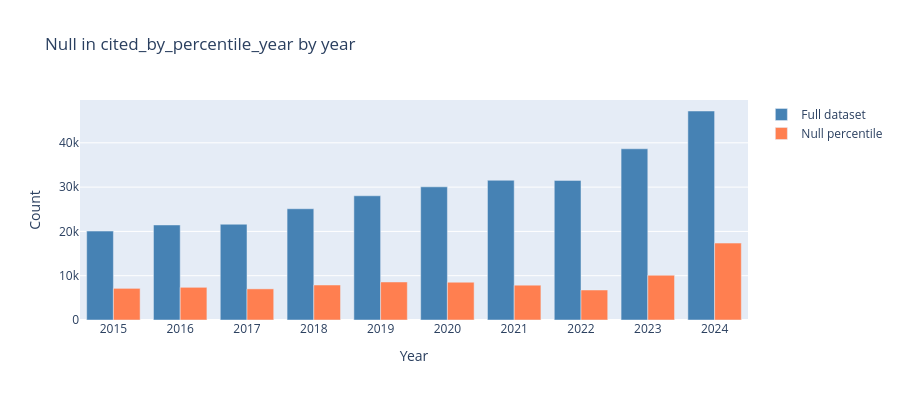
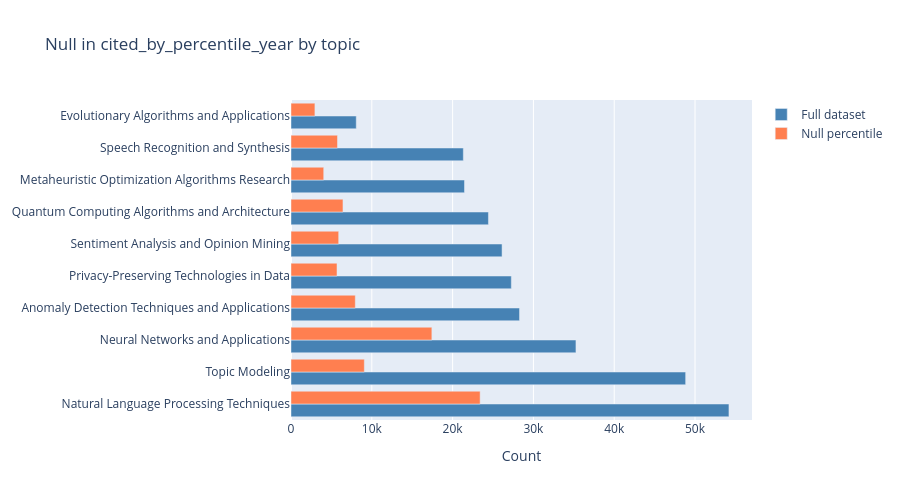

The code cell stored with these charts, in order, in its notebook:
### Markdown cell above
The biggest amount of nulls is in columns 'cited_by_percentile_year_min' and 'cited_by_percentile_year_max', it's almost 1/3 of the whole data.  
These columns are also not useful for the model bcause they are leaky and ill not be used as features.   
We can drop these two columns entirely, but first lets check their distribution through topics and years.

### Code cell
null_percentile = df[df['cited_by_percentile_year_min'].isnull() | df['cited_by_percentile_year_max'].isnull()]

year_full      = df['publication_year'].value_counts().sort_index()
year_null_perc = null_percentile['publication_year'].value_counts().sort_index()

topic_full      = df['topic_name'].value_counts()
topic_null_perc = null_percentile['topic_name'].value_counts()

# Chart 1 — by year
fig_year = go.Figure()
fig_year.add_trace(go.Bar(name='Full dataset',    x=year_full.index.astype(str),      y=year_full.values,      marker_color='steelblue'))
fig_year.add_trace(go.Bar(name='Null percentile', x=year_null_perc.index.astype(str), y=year_null_perc.values, marker_color='coral'))
fig_year.update_layout(barmode='group', title='Null in cited_by_percentile_year by year', xaxis_title='Year', yaxis_title='Count', height=400)
fig_year.show()

# Chart 2 — by topic
fig_topic = go.Figure()
fig_topic.add_trace(go.Bar(name='Full dataset',    x=topic_full.values,      y=topic_full.index,      orientation='h', marker_color='steelblue'))
fig_topic.add_trace(go.Bar(name='Null percentile', x=topic_null_perc.values, y=topic_null_perc.index, orientation='h', marker_color='coral'))
fig_topic.update_layout(barmode='group', title='Null in cited_by_percentile_year by topic', xaxis_title='Count', height=500)
fig_topic.show()

### Figure 1 — Plotly figure (JSON) as saved in the notebook; plotly's stock layout.template omitted (floating-point values rounded to 4 significant figures)
{"data": [{"marker": {"color": "steelblue"}, "name": "Full dataset", "type": "bar", "x": ["2015", "2016", "2017", "2018", "2019", "2020", "2021", "2022", "2023", "2024"], "y": [20078, 21461, 21623, 25116, 28046, 30064, 31548, 31519, 38653, 47184]}, {"marker": {"color": "coral"}, "name": "Null percentile", "type": "bar", "x": ["2015", "2016", "2017", "2018", "2019", "2020", "2021", "2022", "2023", "2024"], "y": [7144, 7381, 7027, 7900, 8586, 8531, 7857, 6772, 10102, 17363]}], "layout": {"barmode": "group", "height": 400, "title": {"text": "Null in cited_by_percentile_year by year"}, "xaxis": {"title": {"text": "Year"}}, "yaxis": {"title": {"text": "Count"}}}}

### Figure 2 — Plotly figure (JSON) as saved in the notebook; plotly's stock layout.template omitted (floating-point values rounded to 4 significant figures)
{"data": [{"marker": {"color": "steelblue"}, "name": "Full dataset", "orientation": "h", "type": "bar", "x": [54200, 48841, 35265, 28283, 27269, 26121, 24435, 21472, 21329, 8077], "y": ["Natural Language Processing Techniques", "Topic Modeling", "Neural Networks and Applications", "Anomaly Detection Techniques and Applications", "Privacy-Preserving Technologies in Data", "Sentiment Analysis and Opinion Mining", "Quantum Computing Algorithms and Architecture", "Metaheuristic Optimization Algorithms Research", "Speech Recognition and Synthesis", "Evolutionary Algorithms and Applications"]}, {"marker": {"color": "coral"}, "name": "Null percentile", "orientation": "h", "type": "bar", "x": [23408, 17433, 9075, 7957, 6432, 5901, 5755, 5693, 4050, 2959], "y": ["Natural Language Processing Techniques", "Neural Networks and Applications", "Topic Modeling", "Anomaly Detection Techniques and Applications", "Quantum Computing Algorithms and Architecture", "Sentiment Analysis and Opinion Mining", "Speech Recognition and Synthesis", "Privacy-Preserving Technologies in Data", "Metaheuristic Optimization Algorithms Research", "Evolutionary Algorithms and Applications"]}], "layout": {"barmode": "group", "height": 500, "title": {"text": "Null in cited_by_percentile_year by topic"}, "xaxis": {"title": {"text": "Count"}}}}
